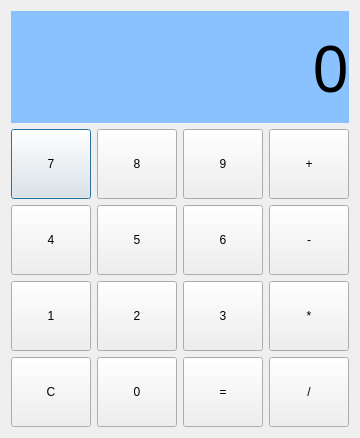
<?xml version="1.0" encoding="UTF-8"?>
<ui version="4.0">
 <class>Counter</class>
 <widget class="QDialog" name="Counter">
  <property name="geometry">
   <rect>
    <x>0</x>
    <y>0</y>
    <width>343</width>
    <height>438</height>
   </rect>
  </property>
  <property name="windowTitle">
   <string>计算器</string>
  </property>
  <layout class="QVBoxLayout" name="verticalLayout" stretch="3,8">
   <property name="sizeConstraint">
    <enum>QLayout::SetDefaultConstraint</enum>
   </property>
   <item>
    <widget class="QLabel" name="label_display">
     <property name="font">
      <font>
       <family>楷体</family>
       <pointsize>48</pointsize>
       <weight>50</weight>
       <italic>false</italic>
       <bold>false</bold>
      </font>
     </property>
     <property name="styleSheet">
      <string notr="true">background-color: rgb(137, 194, 255);
font: 48pt &quot;楷体&quot;;</string>
     </property>
     <property name="text">
      <string>0</string>
     </property>
     <property name="alignment">
      <set>Qt::AlignRight|Qt::AlignTrailing|Qt::AlignVCenter</set>
     </property>
    </widget>
   </item>
   <item>
    <layout class="QGridLayout" name="gridLayout">
     <item row="0" column="0">
      <widget class="QPushButton" name="btn_7">
       <property name="sizePolicy">
        <sizepolicy hsizetype="Minimum" vsizetype="Expanding">
         <horstretch>0</horstretch>
         <verstretch>0</verstretch>
        </sizepolicy>
       </property>
       <property name="text">
        <string>7</string>
       </property>
      </widget>
     </item>
     <item row="0" column="1">
      <widget class="QPushButton" name="btn_8">
       <property name="sizePolicy">
        <sizepolicy hsizetype="Minimum" vsizetype="Expanding">
         <horstretch>0</horstretch>
         <verstretch>0</verstretch>
        </sizepolicy>
       </property>
       <property name="text">
        <string>8</string>
       </property>
      </widget>
     </item>
     <item row="0" column="2">
      <widget class="QPushButton" name="btn_9">
       <property name="sizePolicy">
        <sizepolicy hsizetype="Minimum" vsizetype="Expanding">
         <horstretch>0</horstretch>
         <verstretch>0</verstretch>
        </sizepolicy>
       </property>
       <property name="text">
        <string>9</string>
       </property>
      </widget>
     </item>
     <item row="0" column="3">
      <widget class="QPushButton" name="btn_plus">
       <property name="sizePolicy">
        <sizepolicy hsizetype="Minimum" vsizetype="Expanding">
         <horstretch>0</horstretch>
         <verstretch>0</verstretch>
        </sizepolicy>
       </property>
       <property name="text">
        <string>+</string>
       </property>
      </widget>
     </item>
     <item row="1" column="0">
      <widget class="QPushButton" name="btn_4">
       <property name="sizePolicy">
        <sizepolicy hsizetype="Minimum" vsizetype="Expanding">
         <horstretch>0</horstretch>
         <verstretch>0</verstretch>
        </sizepolicy>
       </property>
       <property name="text">
        <string>4</string>
       </property>
      </widget>
     </item>
     <item row="1" column="1">
      <widget class="QPushButton" name="btn_5">
       <property name="sizePolicy">
        <sizepolicy hsizetype="Minimum" vsizetype="Expanding">
         <horstretch>0</horstretch>
         <verstretch>0</verstretch>
        </sizepolicy>
       </property>
       <property name="text">
        <string>5</string>
       </property>
      </widget>
     </item>
     <item row="1" column="2">
      <widget class="QPushButton" name="btn_6">
       <property name="sizePolicy">
        <sizepolicy hsizetype="Minimum" vsizetype="Expanding">
         <horstretch>0</horstretch>
         <verstretch>0</verstretch>
        </sizepolicy>
       </property>
       <property name="text">
        <string>6</string>
       </property>
      </widget>
     </item>
     <item row="1" column="3">
      <widget class="QPushButton" name="btn_sub_2">
       <property name="sizePolicy">
        <sizepolicy hsizetype="Minimum" vsizetype="Expanding">
         <horstretch>0</horstretch>
         <verstretch>0</verstretch>
        </sizepolicy>
       </property>
       <property name="text">
        <string>-</string>
       </property>
      </widget>
     </item>
     <item row="2" column="0">
      <widget class="QPushButton" name="btn_1">
       <property name="sizePolicy">
        <sizepolicy hsizetype="Minimum" vsizetype="Expanding">
         <horstretch>0</horstretch>
         <verstretch>0</verstretch>
        </sizepolicy>
       </property>
       <property name="text">
        <string>1</string>
       </property>
      </widget>
     </item>
     <item row="2" column="1">
      <widget class="QPushButton" name="btn_2">
       <property name="sizePolicy">
        <sizepolicy hsizetype="Minimum" vsizetype="Expanding">
         <horstretch>0</horstretch>
         <verstretch>0</verstretch>
        </sizepolicy>
       </property>
       <property name="text">
        <string>2</string>
       </property>
      </widget>
     </item>
     <item row="2" column="2">
      <widget class="QPushButton" name="btn_3">
       <property name="sizePolicy">
        <sizepolicy hsizetype="Minimum" vsizetype="Expanding">
         <horstretch>0</horstretch>
         <verstretch>0</verstretch>
        </sizepolicy>
       </property>
       <property name="text">
        <string>3</string>
       </property>
      </widget>
     </item>
     <item row="2" column="3">
      <widget class="QPushButton" name="btn_mul">
       <property name="sizePolicy">
        <sizepolicy hsizetype="Minimum" vsizetype="Expanding">
         <horstretch>0</horstretch>
         <verstretch>0</verstretch>
        </sizepolicy>
       </property>
       <property name="text">
        <string>*</string>
       </property>
      </widget>
     </item>
     <item row="3" column="0">
      <widget class="QPushButton" name="btn_del">
       <property name="sizePolicy">
        <sizepolicy hsizetype="Minimum" vsizetype="Expanding">
         <horstretch>0</horstretch>
         <verstretch>0</verstretch>
        </sizepolicy>
       </property>
       <property name="text">
        <string>C</string>
       </property>
      </widget>
     </item>
     <item row="3" column="1">
      <widget class="QPushButton" name="btn_0">
       <property name="sizePolicy">
        <sizepolicy hsizetype="Minimum" vsizetype="Expanding">
         <horstretch>0</horstretch>
         <verstretch>0</verstretch>
        </sizepolicy>
       </property>
       <property name="text">
        <string>0</string>
       </property>
      </widget>
     </item>
     <item row="3" column="2">
      <widget class="QPushButton" name="btn_eq">
       <property name="sizePolicy">
        <sizepolicy hsizetype="Minimum" vsizetype="Expanding">
         <horstretch>0</horstretch>
         <verstretch>0</verstretch>
        </sizepolicy>
       </property>
       <property name="text">
        <string>=</string>
       </property>
      </widget>
     </item>
     <item row="3" column="3">
      <widget class="QPushButton" name="btn_div">
       <property name="sizePolicy">
        <sizepolicy hsizetype="Minimum" vsizetype="Expanding">
         <horstretch>0</horstretch>
         <verstretch>0</verstretch>
        </sizepolicy>
       </property>
       <property name="text">
        <string>/</string>
       </property>
      </widget>
     </item>
    </layout>
   </item>
  </layout>
 </widget>
 <layoutdefault spacing="6" margin="11"/>
 <resources/>
 <connections/>
</ui>
